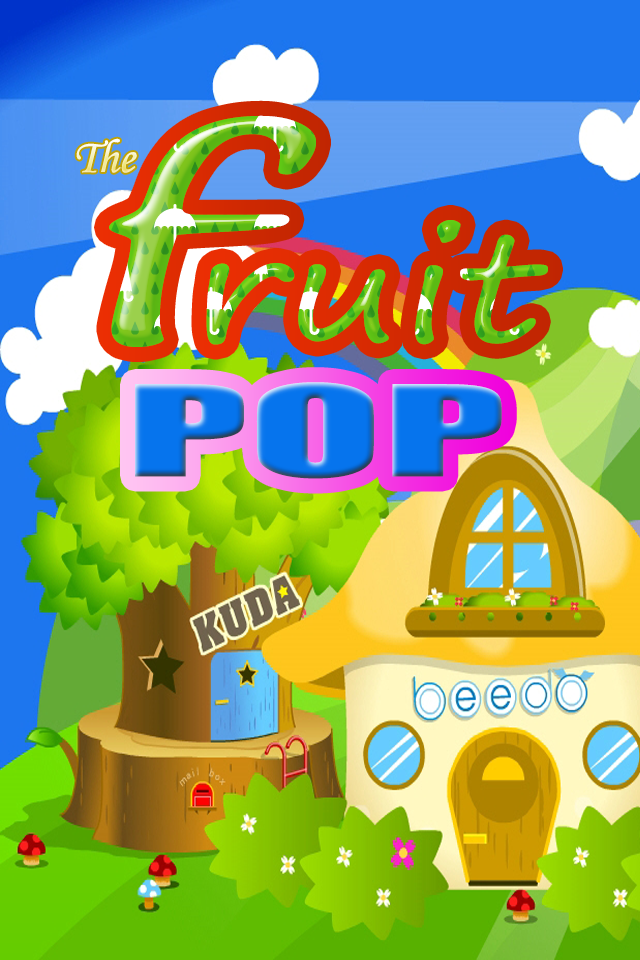

Tiled map render using the project's own tile images. Description and the map definition, with tile-layer contents summarised, below:
An orthogonal 10x15 tile map with 64x64 px tiles, 1 tile layer (块层 1), 1 hidden layer not drawn, 2 tilesets and 11 objects (PlayerBtn).

<map version="1.0" orientation="orthogonal" width="10" height="15" tilewidth="64" tileheight="64">
 <tileset firstgid="1" name="FirstSceneBg" tilewidth="64" tileheight="64">
  <image source="FirstSceneBg.png" width="640" height="960" />
 </tileset>
 <tileset firstgid="151" name="language" tilewidth="64" tileheight="64">
  <image source="language.png" width="640" height="960" />
 </tileset>
 <layer name="块层 1" width="10" height="15">
  <data>[150 cells, 150 non-empty, 150 distinct tile ids]</data>
 </layer>
 <objectgroup name="menuLayer" width="10" height="15">
  <object name="PlayerBtn" x="320" y="576" />
 </objectgroup>
 <layer name="块层 2" width="10" height="15" visible="0">
  <data>[150 cells, 150 non-empty, 150 distinct tile ids]</data>
 </layer>
 <objectgroup name="languageObjLayer" width="10" height="15">
  <object x="192" y="256" />
  <object x="448" y="256" />
  <object x="448" y="358" />
  <object x="192" y="358" />
  <object x="192" y="474" />
  <object x="192" y="576" />
  <object x="192" y="685" />
  <object x="448" y="685" />
  <object x="448" y="576" />
  <object x="448" y="474" />
 </objectgroup>
</map>